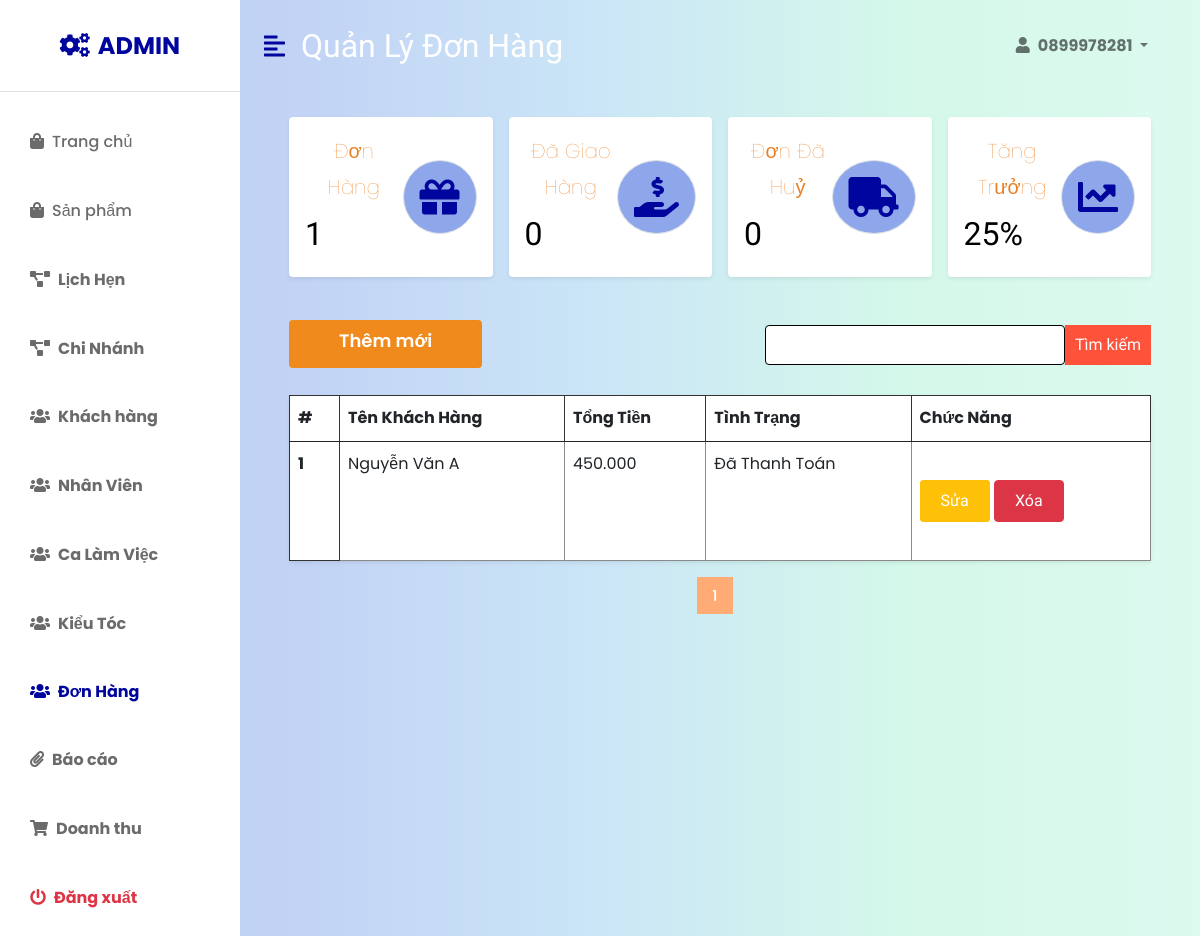
Page /admin/quanlydonhang.php (signed in) on the committed database.
### tables this page shows
CREATE TABLE `donhang` (
  `id` int(11) NOT NULL,
  `tenkh` varchar(255) DEFAULT NULL,
  `id_giohang` int(11) DEFAULT NULL,
  `tongtien` int(11) DEFAULT NULL,
  `tinhtrang` varchar(255) DEFAULT NULL,
  `sanpham` varchar(255) NOT NULL,
  `soluong` int(11) NOT NULL,
  `ngaydat` varchar(255) NOT NULL,
  `ngaygiao` varchar(255) NOT NULL
);

### admin/quanlydonhang.php (the view, shortened to what this page needs)
<!DOCTYPE html>
<html lang="en">
<head>
    <link href="https://cdn.jsdelivr.net/npm/bootstrap@5.0.0-beta3/dist/css/bootstrap.min.css" rel="stylesheet" />
    <link rel="stylesheet" href="https://cdnjs.cloudflare.com/ajax/libs/font-awesome/5.15.3/css/all.min.css" />
    <link rel="stylesheet" href="admin.css" />
    <link rel="stylesheet" href="../css/style.css" />
</head>
<body>
    <div class="d-flex" id="wrapper">
        <div class="bg-white" id="sidebar-wrapper">
            <div class="sidebar-heading text-center py-4 primary-text fs-4 fw-bold text-uppercase border-bottom"><i
                    class="fa fa-cogs me-2"></i>admin</div>
            <div class="list-group list-group-flush my-3">
            <a href="index.php" class="list-group-item list-group-item-action bg-transparent second-text "><i
                        class="fas fa-shopping-bag me-2"></i>Trang chủ</a>
                <a href="quanlysanpham.php" class="list-group-item list-group-item-action bg-transparent second-text"><i
                        class="fas fa-shopping-bag me-2"></i>Sản phẩm</a>
                <a href="quanlylichhen.php" class="list-group-item list-group-item-action bg-transparent second-text fw-bold"><i
                        class="fas fa-project-diagram me-2"></i>Lịch Hẹn</a>
                <a href="quanlychinhanh.php" class="list-group-item list-group-item-action bg-transparent second-text fw-bold "><i
                        class="fas fa-project-diagram me-2"></i>Chi Nhánh</a>
                <a href="quanlyuser.php" class="list-group-item list-group-item-action bg-transparent second-text fw-bold"><i
                        class="fas fa-users me-2"></i>Khách hàng</a>
                <a href="quanlynhanvien.php" class="list-group-item list-group-item-action bg-transparent second-text fw-bold"><i
                        class="fas fa-users me-2"></i>Nhân Viên</a>
                <a href="quanlycalam.php" class="list-group-item list-group-item-action bg-transparent second-text fw-bold"><i
                        class="fas fa-users me-2"></i>Ca Làm Việc</a>
                <a href="quanlymautoc.php" class="list-group-item list-group-item-action bg-transparent second-text fw-bold"><i
                        class="fas fa-users me-2"></i>Kiểu Tóc</a>
                <a href="quanlydonhang.php" class="list-group-item list-group-item-action bg-transparent second-text fw-bold active"><i
                        class="fas fa-users me-2"></i>Đơn Hàng</a>
                <a href="quanlybaocao.php" class="list-group-item list-group-item-action bg-transparent second-text fw-bold"><i
                        class="fas fa-paperclip me-2"></i>Báo cáo</a>
                <a href="quanlydoanhthu.php" class="list-group-item list-group-item-action bg-transparent second-text fw-bold"><i
                        class="fas fa-shopping-cart me-2"></i>Doanh thu</a>
                <a href="../logout.php" class="list-group-item list-group-item-action bg-transparent text-danger fw-bold"><i
                        class="fas fa-power-off me-2"></i>Đăng xuất</a>
            </div>
        </div>
        <div id="page-content-wrapper">
            <nav class="navbar navbar-expand-lg navbar-light bg-transparent py-4 px-4">
                <div class="d-flex align-items-center">
                    <i class="fas fa-align-left primary-text fs-4 me-3" id="menu-toggle"></i>
                    <h2 class="fs-2 m-0" >Quản Lý Đơn Hàng</h2>
                </div>
                <div class="collapse navbar-collapse" id="navbarSupportedContent">
                    <ul class="navbar-nav ms-auto mb-2 mb-lg-0">
                        <li class="nav-item dropdown">
                            <a class="nav-link dropdown-toggle second-text fw-bold" href="#" id="navbarDropdown"
                                role="button" data-bs-toggle="dropdown" aria-expanded="false">
                                <i class="fas fa-user me-2"></i><?php if (isset($_SESSION['user']) && $_SESSION['user']){
                        echo $_SESSION['user'];
                    }
                    else{
                        echo 'Bạn chưa đăng nhập';
                    }?>
                            </a>
                        </li>
                    </ul>
                </div>
            </nav>
            <div class="container-fluid px-4">
                <div class="row g-3 my-2">
                    <div class="col-md-3">
                        <div class="p-3 bg-white shadow-sm d-flex justify-content-around align-items-center rounded">
                            <div>
                                <?php
                                    include "../config.php";
                                    $sql = "SELECT * FROM donhang";
                                    $res = mysqli_query($conn, $sql);
                                    $count = mysqli_num_rows($res);
                                ?>
                                <p class="fs-5">Đơn Hàng</p>
                                <h3 class="fs-2" style="color: #000;"><?php echo $count?></h3>
                            </div>
                            <i class="fas fa-gift fs-1 primary-text border rounded-full secondary-bg p-3"></i>
                        </div>
                    </div>
                    <div class="col-md-3">
                        <div class="p-3 bg-white shadow-sm d-flex justify-content-around align-items-center rounded">
                            <div>
                            <?php
                                    include "../config.php";
                                    $sql = "SELECT * FROM donhang where tinhtrang = 'Đã Nhận Hàng'";
                                    $res = mysqli_query($conn, $sql);
                                    $count = mysqli_num_rows($res);
                                ?>
                                <p class="fs-5">Đã Giao Hàng</p>
                                <h3 class="fs-2" style="color: #000;"><?php echo $count?></h3>
                            </div>
                            <i
                                class="fas fa-hand-holding-usd fs-1 primary-text border rounded-full secondary-bg p-3"></i>
                        </div>
                    </div>
                    <div class="col-md-3">
                        <div class="p-3 bg-white shadow-sm d-flex justify-content-around align-items-center rounded">
                            <div>
                            <?php
                                    include "../config.php";
                                    $sql = "SELECT * FROM donhang where tinhtrang = 'Đã Huỷ'";
                                    $res = mysqli_query($conn, $sql);
                                    $count = mysqli_num_rows($res);
                                ?>
                                <p class="fs-5">Đơn Đã Huỷ</p>
                                <h3 class="fs-2" style="color: #000;"><?php echo $count?></h3>
                            </div>
                            <i class="fas fa-truck fs-1 primary-text border rounded-full secondary-bg p-3"></i>
                        </div>
                    </div>
                    <div class="col-md-3">
                        <div class="p-3 bg-white shadow-sm d-flex justify-content-around align-items-center rounded">
                            <div>
                            <div>
                                <p class="fs-5">Tăng Trưởng</p>
                                <h3 class="fs-2" style="color: #000;">25%</h3>
                            </div>
                            </div>
                            <i class="fas fa-chart-line fs-1 primary-text border rounded-full secondary-bg p-3"></i>
                        </div>
                </div>
                </div>
                <div    class="row my-5">
                    <ul class="quanly">
                    <li><a href="themdonhang.php" class="btn__add" style="padding: 15px 50px; background-color: #f18a1c; border-radius: 4px; text-align: center;padding-top: 8px; color: #fff; font-size: 18px; font-weight: 600;">
                            Thêm mới
                        </a></li>
                    <li><form method="POST" class="d-flex" action="">
                            <input name="search" type="search" class="form-control" style="border-color: #000;height: 40px; width: 300px; position: relative;">
                            <button name="sbm" class="btn btn-success" style=" border-color: #f18a1c; border: unset; margin-top: 0px; padding: 8px 10px;">Tìm kiếm</button>
                        </form>
                    </li>
                    </ul>
                        <?php  if(empty($_POST['search'])){?>
                            <div class="col">
                        <table class="table bg-white rounded shadow-sm  table-hover">
                            <thead>
                                <tr>
                                    <th scope="col" width="50">#</th>
                                    <th scope="col">Tên Khách Hàng</th>
                                    <th scope="col">Tổng Tiền</th>
                                    <th scope="col">Tình Trạng</th>
                                    <th scope="col">Chức Năng</th>
                                </tr>
                            </thead>
                            <tbody>
                            <?php
                                include '../config.php';
                                $totalRecords = mysqli_query($conn, "SELECT * FROM `donhang`");
                                $totalRecords = $totalRecords->num_rows;
                                $current_page = isset($_GET['page']) ? $_GET['page'] : 1;
                                $limit = 6;
                                $total_page = ceil($totalRecords / $limit);
                                $i = 1;
                                $start = ($current_page - 1) * $limit;
                                $result = mysqli_query($conn, "SELECT * FROM donhang LIMIT $start, $limit");
                                while ($row = mysqli_fetch_array($result)){
                            ?>
                                <tr>
                                    <th scope="row"><?php echo $i++ ?></th>
                                    <td><?php echo $row['tenkh']?></td>
                                    <td><?= number_format($row['tongtien'], 0, ",", ".") ?></td>
                                    <td><?php echo $row['tinhtrang']?></td>
                                    <td>
                                        <a class="btn btn-warning" style=" line-height: 40px; padding: 0px 20px; background-color:#ffc107; border-radius: 3px" href="suadonhang.php?id=<?php echo $row['id']?>">Sửa</a>
                                        <a class="btn btn-danger" style="line-height: 40px; padding: 0px 20px; background-color:#dc3545; border-radius: 0.25rem;" href="xoadonhang.php?id=<?php echo $row['id']?>">Xóa</a>
                                    </td>
                                </tr>
                            <?php }?>
                            </tbody>
                                </table>
                <ul class="pagination">
                <?php for ($i = 1; $i <= $total_page; $i++){
                    if ($i == $current_page){
                        echo '<li class="pag-item"><span >'.$i.'</span></li>';
                    }
                    else{
                        echo '<li class="pag-item"><a href = "quanlylichhen.php?page='.$i.'">'.$i.'</a></li>';
                    }
                    }?>
                    </ul>
                    </div>
                <?php } ?>
                </div>
            </div>
        </div>
    </div>
</body>
</html>

### admin/admin.css (style rules this page uses)
:root { --main-bg-color: #001f99; --main-text-color: #00059d; --second-text-color: #6c6b6b; --second-bg-color: #8da7ea; }
.primary-text { color: var(--main-text-color); }
.second-text { color: var(--second-text-color); }
.secondary-bg { background-color: var(--second-bg-color); }
.rounded-full { border-radius: 100%; }
#wrapper { overflow-x: hidden; background-image: linear-gradient( to right, #bad1f3, #c2d3f5, #cbe6f7, #d4f8ea, #ddfaef ); }
#sidebar-wrapper { min-height: 100vh; margin-left: -15rem; -webkit-transition: margin 0.25s ease-out; -moz-transition: margin 0.25s ease-out; -o-transition: margin 0.25s ease-out; transition: margin 0.25s ease-out; }
#sidebar-wrapper .sidebar-heading { padding: 0.875rem 1.25rem; font-size: 1.2rem; }
#sidebar-wrapper .list-group { width: 15rem; }
#page-content-wrapper { min-width: 100vw; }
#menu-toggle { cursor: pointer; }
.list-group-item { border: none; padding: 20px 30px; }
.list-group-item.active { background-color: transparent; color: var(--main-text-color); font-weight: bold; border: none; }
@media (min-width: 768px) { #sidebar-wrapper { margin-left: 0; } }
@media (min-width: 768px) { #page-content-wrapper { min-width: 0; width: 100%; } }
* { margin: 0; padding:0; box-sizing: border-box; }
body { font-family: 'Poppins', sans-serif; }
.navbar { display: flex; align-items: center; padding: 20px; }
nav { flex: 1; text-align: right; }
nav ul { display: inline-block; list-style-type: none; }
nav ul li { display: inline-block; margin-right: 20px; }
a { text-decoration: none; color: #555; }
p { text-align: center; color: #555; font-size: medium; }
.row { display: flex; align-items: center; flex-wrap: wrap; justify-content: space-around; padding-left: 25px; padding-right: 25px; }
.row p { color: #EA8025; font-size: 20px; margin-bottom: 10px; }
.btn { display: inline-block; background: #ff523b; color: #fff; padding: 10px 35px; margin: 30px 0; border-radius: 30px; transition: background 0.5s; }
h2 { text-align: center; }
ul { list-style-type: none; }
ul.quanly { display: flex; justify-content: space-between; }
table tr th { border: 1px solid #333; }
table tr td { border: 1px solid #8a8a8a; }

### css/style.css (style rules this page uses)
* { padding: 0; margin: 0; box-sizing: border-box; }
:root { --bg1: #151828; --bg2: #1b1f34; --body:#959DCC; --brand:#FFAB76; --white:#fff; }
body { color: var(--body); line-height: 1.8; background-color: var(--bg1); }
.active { background-color: #f68037; }
ul { list-style: none; margin: 0; padding: 0; }
a { text-decoration: none; }
h1,h2,h3,h4,h5,h6 { font-family: "Dela Gothic One", 'Segoe UI', Tahoma, Geneva, Verdana, sans-serif; color: #fff; }
a { color: var(--body); text-decoration: none; font-weight: 500; transition: all 0.4s ease; }
p { color: #fff; font-weight: 100; }
.navbar { background-color: rgb(24, 22, 22) ; }
.nav-link { text-transform: uppercase; color: var(--white); }
.btn { padding: 16px 36px; font-family: "Dela Gothic One", 'Segoe UI', Tahoma, Geneva, Verdana, sans-serif; transition: all 0.4s ease; border-radius: 0; }
ul.pagination { text-align: center; display: flex; justify-content: center; align-items: center; }
li.pag-item { padding: 5px 15px; background-color: #FFAB76; margin-right: 10px; color: var(--white); font-size: 15px; font-weight: 500; }

### rows in the picture
donhang: tenkh "Nguyễn Văn A", tongtien "450.000", tinhtrang "Đã Thanh Toán"

### other values in the picture
$_SESSION['user'] "0899978281"
$count "1"
$count "0"
